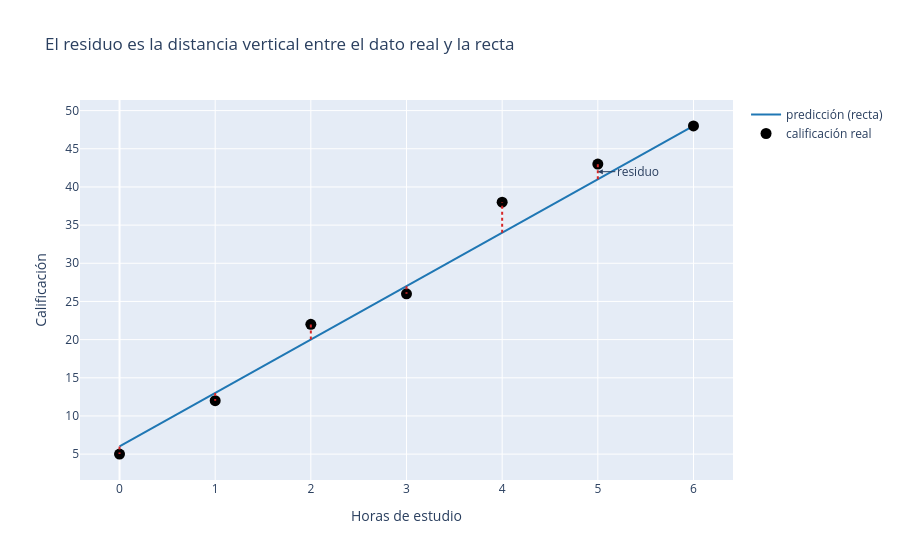

The notebook cell this image was saved under:
### Markdown cell above
## 1. Antes de la fórmula: ¿qué es un error aquí?

Para cada estudiante, la recta predice una calificación (`prediccion`) que casi
nunca coincide exactamente con la real (`calificacion`). La diferencia entre
ambas se llama **residuo**:

$$r_i = y_i - \hat y_i$$

- $y_i$ es el valor real de la observación $i$ (la calificación verdadera).
- $\hat y_i$ (se lee "y con techo" o "y gorro") es lo que predijo el modelo.
- $r_i$ es simplemente "cuánto te faltó o te sobró" en esa predicción.

Antes de calcular nada, mira el residuo directamente en la gráfica: es el largo
del segmento vertical entre cada punto real y la recta.

### Code cell
x = datos["horas_estudio"].to_numpy()
y = datos["calificacion"].to_numpy()
y_hat = datos["prediccion"].to_numpy()

fig = go.Figure()
fig.add_trace(go.Scatter(x=x, y=y_hat, mode="lines", name="predicción (recta)", line={"color": "#1f77b4"}))
fig.add_trace(go.Scatter(x=x, y=y, mode="markers", name="calificación real", marker={"size": 11, "color": "black"}))
for xi, yi, yhi in zip(x, y, y_hat):
    fig.add_trace(go.Scatter(
        x=[xi, xi], y=[yhi, yi], mode="lines",
        line={"color": "#d62728", "dash": "dot"}, showlegend=False,
    ))
fig.add_annotation(x=x[-2], y=(y[-2] + y_hat[-2]) / 2, text="residuo", showarrow=True, arrowhead=2, ax=40, ay=0)
fig.update_layout(
    title="El residuo es la distancia vertical entre el dato real y la recta",
    xaxis_title="Horas de estudio", yaxis_title="Calificación",
)
fig.show()

### Figure 1 — Plotly figure (JSON) as saved in the notebook; plotly's stock layout.template omitted (floating-point values rounded to 4 significant figures)
{"data": [{"line": {"color": "#1f77b4"}, "mode": "lines", "name": "predicción (recta)", "type": "scatter", "x": [0, 1, 2, 3, 4, 5, 6], "y": [6.0, 13.0, 20.0, 27.0, 34.0, 41.0, 48.0]}, {"marker": {"color": "black", "size": 11}, "mode": "markers", "name": "calificación real", "type": "scatter", "x": [0, 1, 2, 3, 4, 5, 6], "y": [5, 12, 22, 26, 38, 43, 48]}, {"line": {"color": "#d62728", "dash": "dot"}, "mode": "lines", "showlegend": false, "type": "scatter", "x": [0, 0], "y": [6, 5]}, {"line": {"color": "#d62728", "dash": "dot"}, "mode": "lines", "showlegend": false, "type": "scatter", "x": [1, 1], "y": [13, 12]}, {"line": {"color": "#d62728", "dash": "dot"}, "mode": "lines", "showlegend": false, "type": "scatter", "x": [2, 2], "y": [20, 22]}, {"line": {"color": "#d62728", "dash": "dot"}, "mode": "lines", "showlegend": false, "type": "scatter", "x": [3, 3], "y": [27, 26]}, {"line": {"color": "#d62728", "dash": "dot"}, "mode": "lines", "showlegend": false, "type": "scatter", "x": [4, 4], "y": [34, 38]}, {"line": {"color": "#d62728", "dash": "dot"}, "mode": "lines", "showlegend": false, "type": "scatter", "x": [5, 5], "y": [41, 43]}, {"line": {"color": "#d62728", "dash": "dot"}, "mode": "lines", "showlegend": false, "type": "scatter", "x": [6, 6], "y": [48, 48]}], "layout": {"annotations": [{"arrowhead": 2, "ax": 40, "ay": 0, "showarrow": true, "text": "residuo", "x": 5, "y": 42}], "title": {"text": "El residuo es la distancia vertical entre el dato real y la recta"}, "xaxis": {"title": {"text": "Horas de estudio"}}, "yaxis": {"title": {"text": "Calificación"}}}}
